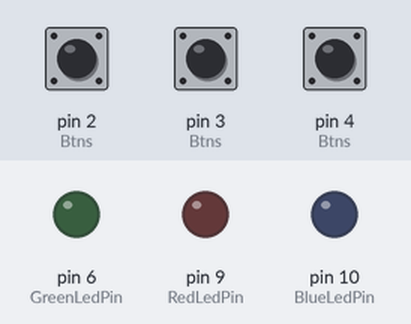
The sketch below on a simulated Arduino Uno, built with avr-gcc and run on an emulated ATmega328P. On the bench: output pins drawn as LEDs (lit = HIGH). The inputs (shaded band) are chosen by the test bench; at power-on: pin 2 (Btns) HIGH, pin 3 (Btns) HIGH, pin 4 (Btns) HIGH.

Above: at 1.2 s.
1.3 s: pin 2 (Btns) pulled LOW for 0.15 s
At 2.5 s:
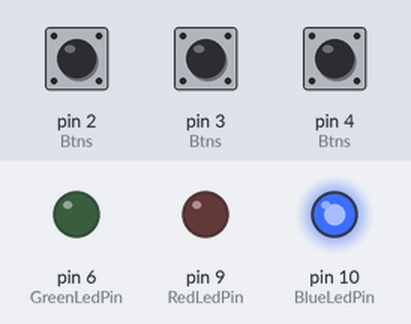
2.9 s: pin 3 (Btns) pulled LOW for 0.15 s
At 3.7 s:
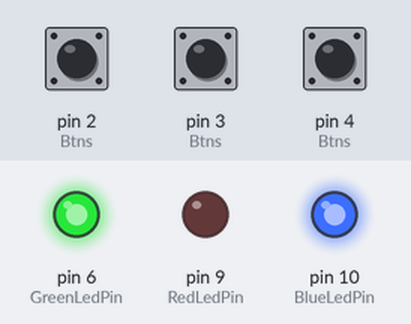
4.5 s: pin 4 (Btns) pulled LOW for 0.15 s
At 4.9 s:
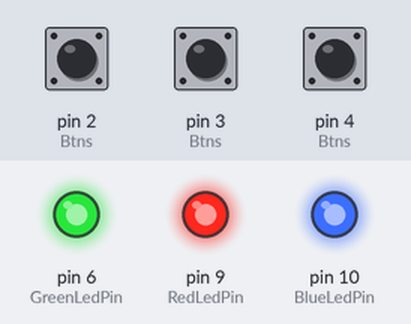
6.1 s: pin 2 (Btns) pulled LOW for 1 s
At 7.4 s:
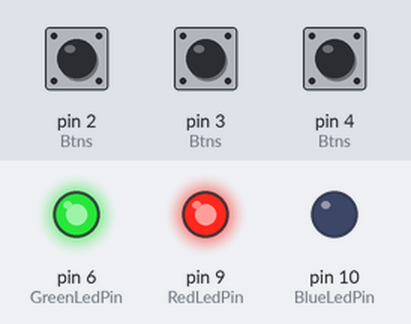
8.6 s: pin 3 (Btns) pulled LOW for 1 s
At 10.5 s:
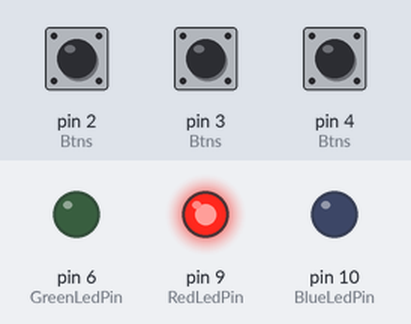
11.1 s: pin 2 (Btns) pulled LOW for 0.15 s
At 12.4 s:
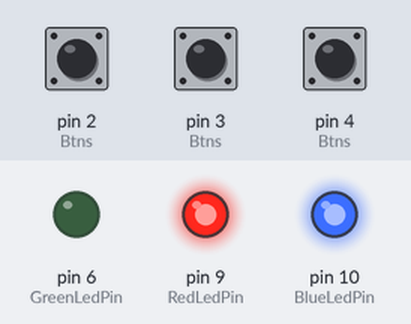
Timing chart, 0 to 13.7 s (numbered marks = the images above; inputs shaded):
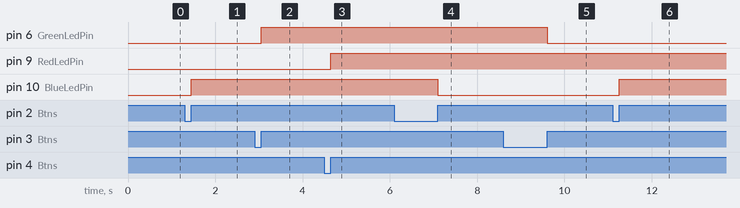

The sketch:

sketch_dec29a.ino
```cpp
#define BlueLedPin 10
#define RedLedPin 9
#define GreenLedPin 6

#define BtnRed 4
#define BtnBlue 2
#define BtnGreen 3

#define LED_NUM 3
int leds[LED_NUM]= {BlueLedPin,RedLedPin,GreenLedPin};
int Btns[LED_NUM]= {BtnBlue,BtnRed,BtnGreen};

int CounterR;
int CounterB;
int CounterG;
int Counts[LED_NUM]= {CounterB,CounterR,CounterG};
void setup() {
 for(int k = 0 ; k < LED_NUM ; k++){
    pinMode(leds[k], OUTPUT);
    pinMode(Btns[k], INPUT_PULLUP);
    digitalWrite(leds[k], LOW);
  }
  Counts[LED_NUM]=0;
}

void loop() {
   for(int k=0 ; k< LED_NUM ; k++){
      if(digitalRead(Btns[k])==LOW){
       Counts[k]++;
       while(digitalRead(Btns[k])==LOW);
      }
   }
   for(int k=0 ; k< LED_NUM ; k++){
    if(Counts[k] % 2 == 1){
      digitalWrite(leds[k],HIGH);
    } else {
      digitalWrite(leds[k],LOW);
    }
   }
}
```

Measured:
- after the input at 1.3 s, pin 10 (BlueLedPin): LOW → HIGH after 0.15 s
- after the input at 2.9 s, pin 6 (GreenLedPin): LOW → HIGH after 0.15 s
- after the input at 4.5 s, pin 9 (RedLedPin): LOW → HIGH after 0.15 s
- after the input at 6.1 s, pin 10 (BlueLedPin): HIGH → LOW after 1.0 s
- after the input at 8.6 s, pin 6 (GreenLedPin): HIGH → LOW after 1.0 s
- after the input at 11.1 s, pin 10 (BlueLedPin): LOW → HIGH after 0.15 s
